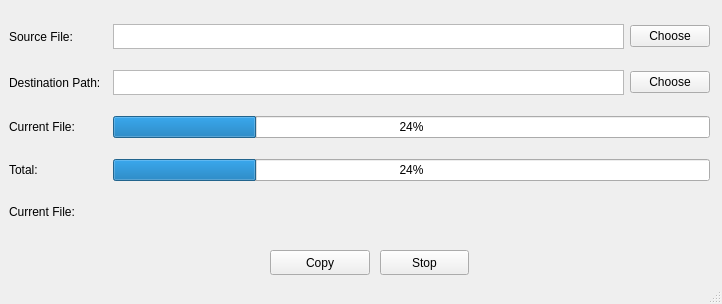
<?xml version="1.0" encoding="UTF-8"?>
<ui version="4.0">
 <class>MainWindow</class>
 <widget class="QMainWindow" name="MainWindow">
  <property name="geometry">
   <rect>
    <x>0</x>
    <y>0</y>
    <width>722</width>
    <height>304</height>
   </rect>
  </property>
  <property name="windowTitle">
   <string>Copy</string>
  </property>
  <widget class="QWidget" name="centralwidget">
   <widget class="QPushButton" name="copyButton">
    <property name="geometry">
     <rect>
      <x>270</x>
      <y>250</y>
      <width>100</width>
      <height>25</height>
     </rect>
    </property>
    <property name="sizePolicy">
     <sizepolicy hsizetype="Maximum" vsizetype="Fixed">
      <horstretch>0</horstretch>
      <verstretch>0</verstretch>
     </sizepolicy>
    </property>
    <property name="maximumSize">
     <size>
      <width>100</width>
      <height>16777215</height>
     </size>
    </property>
    <property name="mouseTracking">
     <bool>false</bool>
    </property>
    <property name="text">
     <string>Copy</string>
    </property>
   </widget>
   <widget class="QWidget" name="layoutWidget">
    <property name="geometry">
     <rect>
      <x>9</x>
      <y>9</y>
      <width>701</width>
      <height>231</height>
     </rect>
    </property>
    <layout class="QGridLayout" name="gridLayout">
     <item row="0" column="2">
      <widget class="QTextEdit" name="source">
       <property name="maximumSize">
        <size>
         <width>16777215</width>
         <height>25</height>
        </size>
       </property>
      </widget>
     </item>
     <item row="0" column="3">
      <widget class="QPushButton" name="sourceButton">
       <property name="text">
        <string>Choose</string>
       </property>
      </widget>
     </item>
     <item row="1" column="2">
      <widget class="QTextEdit" name="dest">
       <property name="maximumSize">
        <size>
         <width>16777215</width>
         <height>25</height>
        </size>
       </property>
      </widget>
     </item>
     <item row="1" column="0">
      <widget class="QLabel" name="label_2">
       <property name="text">
        <string>Destination Path:</string>
       </property>
      </widget>
     </item>
     <item row="0" column="0">
      <widget class="QLabel" name="label">
       <property name="text">
        <string>Source File:</string>
       </property>
      </widget>
     </item>
     <item row="1" column="3">
      <widget class="QPushButton" name="destButton">
       <property name="text">
        <string>Choose</string>
       </property>
      </widget>
     </item>
     <item row="2" column="2" colspan="2">
      <widget class="QProgressBar" name="progressBar">
       <property name="sizePolicy">
        <sizepolicy hsizetype="Preferred" vsizetype="Fixed">
         <horstretch>0</horstretch>
         <verstretch>0</verstretch>
        </sizepolicy>
       </property>
       <property name="value">
        <number>24</number>
       </property>
      </widget>
     </item>
     <item row="2" column="0">
      <widget class="QLabel" name="label_3">
       <property name="text">
        <string>Current File:</string>
       </property>
      </widget>
     </item>
     <item row="3" column="0">
      <widget class="QLabel" name="label_4">
       <property name="text">
        <string>Total:</string>
       </property>
      </widget>
     </item>
     <item row="3" column="2" colspan="2">
      <widget class="QProgressBar" name="progressBar_2">
       <property name="value">
        <number>24</number>
       </property>
      </widget>
     </item>
     <item row="4" column="0">
      <widget class="QLabel" name="label_5">
       <property name="maximumSize">
        <size>
         <width>16777215</width>
         <height>20</height>
        </size>
       </property>
       <property name="text">
        <string>Current File:</string>
       </property>
      </widget>
     </item>
     <item row="4" column="1" colspan="3">
      <widget class="QLabel" name="clabel">
       <property name="text">
        <string/>
       </property>
      </widget>
     </item>
    </layout>
   </widget>
   <widget class="QPushButton" name="pushButton">
    <property name="geometry">
     <rect>
      <x>380</x>
      <y>250</y>
      <width>89</width>
      <height>25</height>
     </rect>
    </property>
    <property name="text">
     <string>Stop</string>
    </property>
   </widget>
  </widget>
  <widget class="QStatusBar" name="statusbar"/>
 </widget>
 <resources/>
 <connections/>
</ui>
